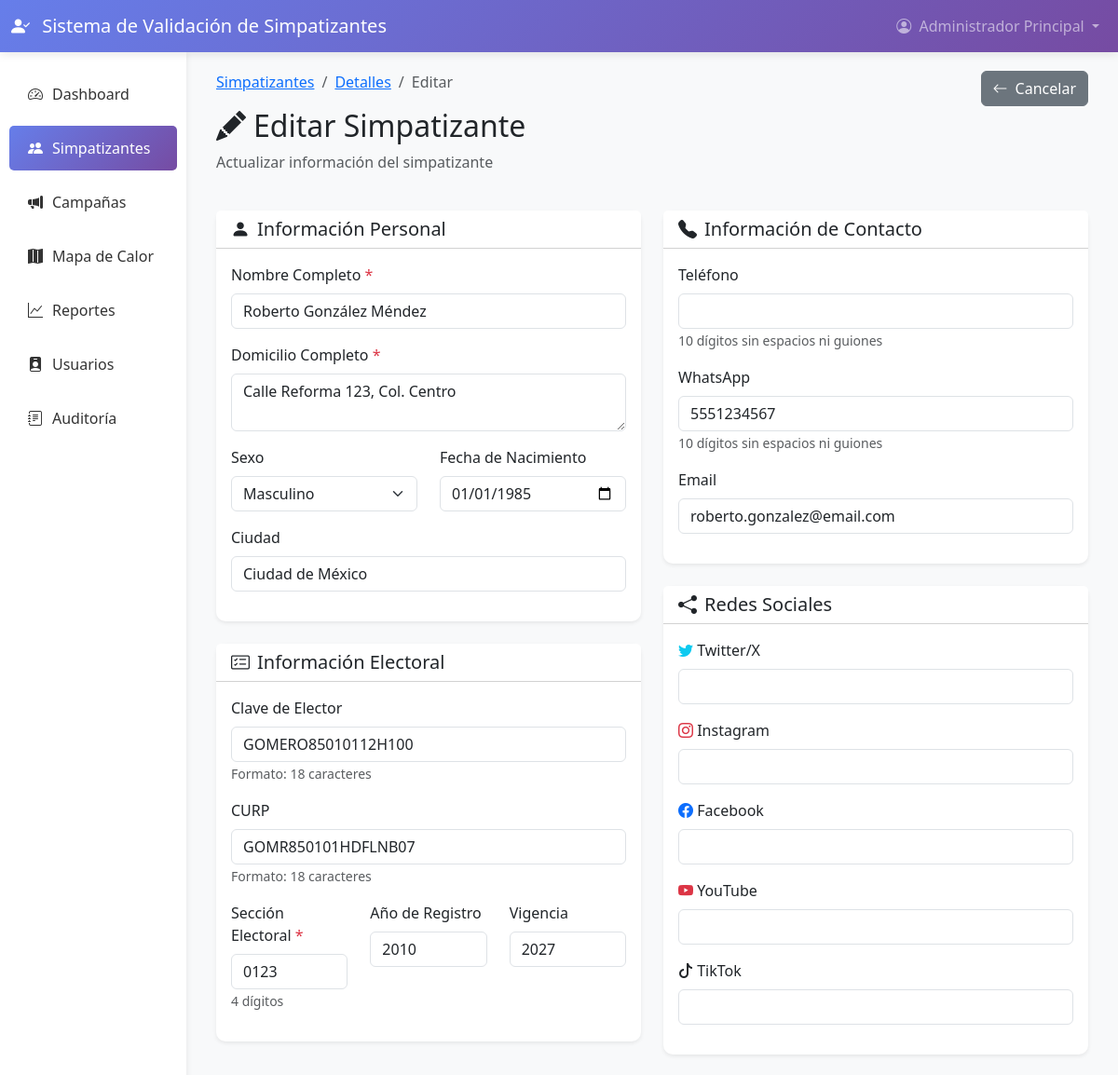
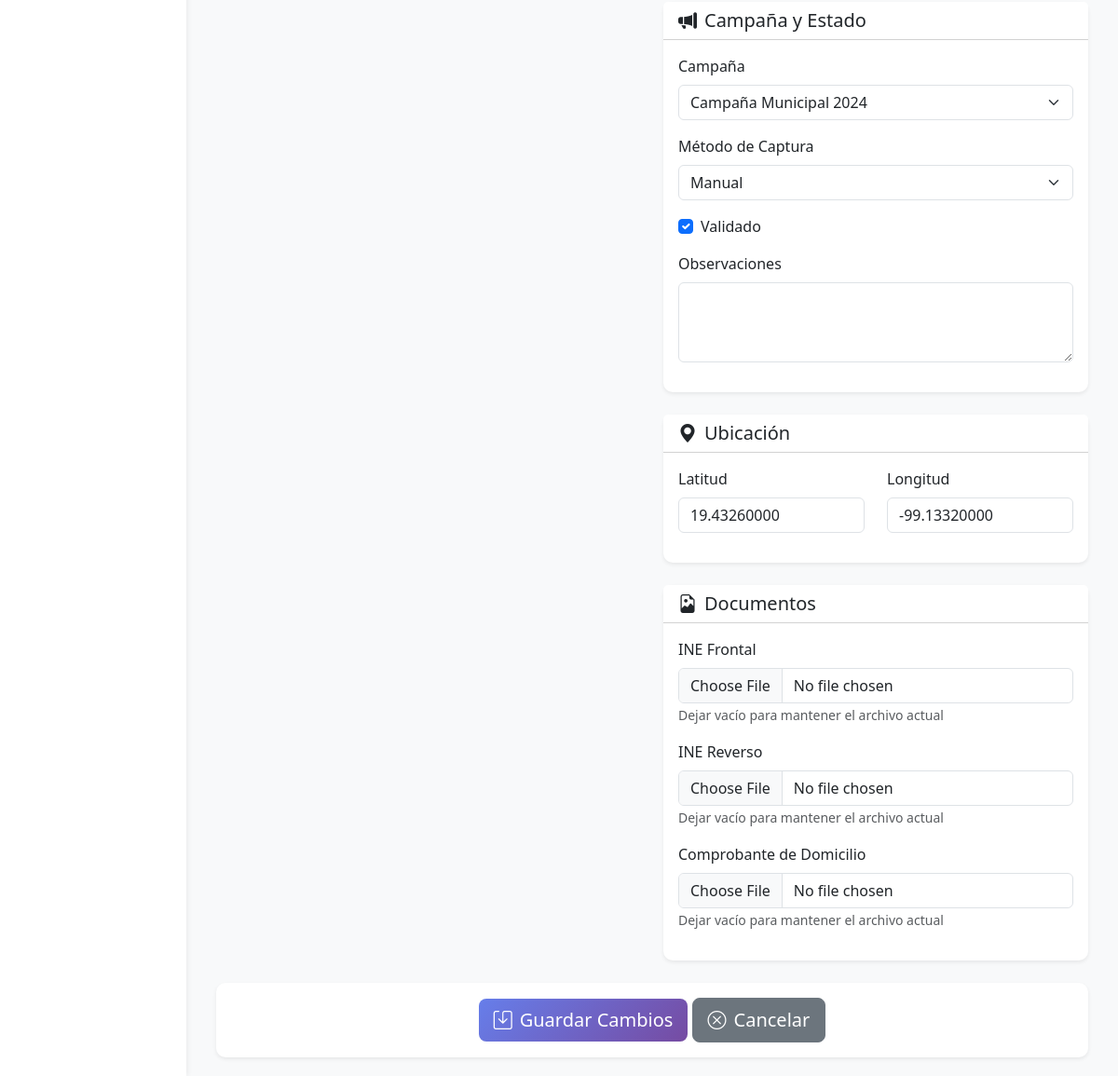
Screenshot of /public/simpatizantes/editar.php?id=1 (signed in) with the database file from the repository (2 pictures, top to bottom).
### tables this page shows
CREATE TABLE IF NOT EXISTS simpatizantes (
    id INT AUTO_INCREMENT PRIMARY KEY,
    nombre_completo VARCHAR(150) NOT NULL,
    domicilio_completo TEXT NOT NULL,
    sexo ENUM('M', 'F', 'O') NULL,
    ciudad VARCHAR(100),
    clave_elector VARCHAR(18),
    curp VARCHAR(18),
    fecha_nacimiento DATE,
    ano_registro INT,
    vigencia INT,
    seccion_electoral VARCHAR(10) NOT NULL,
    whatsapp VARCHAR(20),
    email VARCHAR(100),
    twitter VARCHAR(100),
    instagram VARCHAR(100),
    facebook VARCHAR(100),
    youtube VARCHAR(100),
    tiktok VARCHAR(100),
    observaciones TEXT,
    latitud DECIMAL(10, 8),
    longitud DECIMAL(11, 8),
    ine_frontal VARCHAR(255),
    ine_posterior VARCHAR(255),
    firma_digital VARCHAR(255),
    campana_id INT,
    capturista_id INT,
    metodo_captura ENUM('manual', 'escaneo') DEFAULT 'manual',
    validado TINYINT(1) DEFAULT 0,
    duplicado TINYINT(1) DEFAULT 0,
    created_at TIMESTAMP DEFAULT CURRENT_TIMESTAMP,
    updated_at TIMESTAMP DEFAULT CURRENT_TIMESTAMP ON UPDATE CURRENT_TIMESTAMP,
    FOREIGN KEY (campana_id) REFERENCES campanas(id) ON DELETE SET NULL,
    FOREIGN KEY (capturista_id) REFERENCES usuarios(id) ON DELETE SET NULL,
    INDEX idx_clave_elector (clave_elector),
    INDEX idx_curp (curp),
    INDEX idx_seccion (seccion_electoral),
    INDEX idx_campana (campana_id),
    INDEX idx_capturista (capturista_id),
    INDEX idx_ubicacion (latitud, longitud),
    INDEX idx_created_at (created_at)
);

CREATE TABLE IF NOT EXISTS campanas (
    id INT AUTO_INCREMENT PRIMARY KEY,
    nombre VARCHAR(150) NOT NULL,
    descripcion TEXT,
    fecha_inicio DATE NOT NULL,
    fecha_fin DATE NOT NULL,
    candidato_id INT,
    activa TINYINT(1) DEFAULT 1,
    created_at TIMESTAMP DEFAULT CURRENT_TIMESTAMP,
    updated_at TIMESTAMP DEFAULT CURRENT_TIMESTAMP ON UPDATE CURRENT_TIMESTAMP,
    FOREIGN KEY (candidato_id) REFERENCES usuarios(id) ON DELETE SET NULL,
    INDEX idx_activa (activa),
    INDEX idx_fechas (fecha_inicio, fecha_fin)
);

### public/simpatizantes/editar.php (the view, shortened to what the rows shown need)
<?php
require_once __DIR__ . '/../../config/Database.php';
require_once __DIR__ . '/../../app/controllers/AuthController.php';
require_once __DIR__ . '/../../app/controllers/SimpatizanteController.php';
require_once __DIR__ . '/../../app/models/Campana.php';
$auth = new AuthController();
$auth->requiereAutenticacion();
$id = (int)$_GET['id'];
$controller = new SimpatizanteController();
$campanaModel = new Campana();
$simpatizante = $controller->obtener($id);
$errores = [];
$campanas = $campanaModel->obtenerTodas(1);
include __DIR__ . '/../../app/views/layouts/header.php';
?>
<div class="container-fluid">
    <div class="row mb-4">
        <div class="col-md-6">
            <h2><i class="bi bi-pencil-fill me-2"></i>Editar Simpatizante</h2>
        </div>
    </div>
    <form method="POST" action="" enctype="multipart/form-data">
        <div class="row">
            <div class="col-lg-6">
                <div class="card border-0 shadow-sm mb-4">
                    <div class="card-body">
                        <div class="mb-3">
                            <label class="form-label">Nombre Completo <span class="text-danger">*</span></label>
                            <input type="text" class="form-control <?php echo isset($errores['nombre_completo']) ? 'is-invalid' : ''; ?>"
                                   name="nombre_completo" required
                                   value="<?php echo htmlspecialchars($simpatizante['nombre_completo'] ?? ''); ?>">
                        </div>
                        <div class="mb-3">
                            <label class="form-label">Domicilio Completo <span class="text-danger">*</span></label>
                            <textarea class="form-control <?php echo isset($errores['domicilio_completo']) ? 'is-invalid' : ''; ?>"
                                      name="domicilio_completo" rows="2" required><?php echo htmlspecialchars($simpatizante['domicilio_completo'] ?? ''); ?></textarea>
                        </div>
                        <div class="row">
                            <div class="col-md-6 mb-3">
                                <label class="form-label">Sexo</label>
                                <select class="form-select" name="sexo">
                                    <option value="M" <?php echo (isset($simpatizante['sexo']) && $simpatizante['sexo'] === 'M') ? 'selected' : ''; ?>>Masculino</option>
                                </select>
                            </div>
                            <div class="col-md-6 mb-3">
                                <label class="form-label">Fecha de Nacimiento</label>
                                <input type="date" class="form-control" name="fecha_nacimiento"
                                       value="<?php echo htmlspecialchars($simpatizante['fecha_nacimiento'] ?? ''); ?>">
                            </div>
                        </div>
                        <div class="mb-3">
                            <label class="form-label">Ciudad</label>
                            <input type="text" class="form-control" name="ciudad"
                                   value="<?php echo htmlspecialchars($simpatizante['ciudad'] ?? ''); ?>">
                        </div>
                    </div>
                </div>
                <div class="card border-0 shadow-sm mb-4">
                    <div class="card-body">
                        <div class="mb-3">
                            <label class="form-label">Clave de Elector</label>
                            <input type="text" class="form-control <?php echo isset($errores['clave_elector']) ? 'is-invalid' : ''; ?>"
                                   name="clave_elector" maxlength="18"
                                   value="<?php echo htmlspecialchars($simpatizante['clave_elector'] ?? ''); ?>">
                            <small class="text-muted">Formato: 18 caracteres</small>
                        </div>
                        <div class="mb-3">
                            <label class="form-label">CURP</label>
                            <input type="text" class="form-control <?php echo isset($errores['curp']) ? 'is-invalid' : ''; ?>"
                                   name="curp" maxlength="18"
                                   value="<?php echo htmlspecialchars($simpatizante['curp'] ?? ''); ?>">
                            <small class="text-muted">Formato: 18 caracteres</small>
                        </div>
                        <div class="row">
                            <div class="col-md-4 mb-3">
                                <label class="form-label">Sección Electoral <span class="text-danger">*</span></label>
                                <input type="text" class="form-control <?php echo isset($errores['seccion_electoral']) ? 'is-invalid' : ''; ?>"
                                       name="seccion_electoral" pattern="[0-9]{4}" maxlength="4" required
                                       value="<?php echo htmlspecialchars($simpatizante['seccion_electoral'] ?? ''); ?>">
                                <small class="text-muted">4 dígitos</small>
                            </div>
                            <div class="col-md-4 mb-3">
                                <label class="form-label">Año de Registro</label>
                                <input type="number" class="form-control" name="ano_registro" min="1900" max="2099"
                                       value="<?php echo htmlspecialchars($simpatizante['ano_registro'] ?? ''); ?>">
                            </div>
                            <div class="col-md-4 mb-3">
                                <label class="form-label">Vigencia</label>
                                <input type="number" class="form-control" name="vigencia" min="2020" max="2099"
                                       value="<?php echo htmlspecialchars($simpatizante['vigencia'] ?? ''); ?>">
                            </div>
                        </div>
                    </div>
                </div>
            </div>
            <div class="col-lg-6">
                <div class="card border-0 shadow-sm mb-4">
                    <div class="card-body">
                        <div class="mb-3">
                            <label class="form-label">WhatsApp</label>
                            <input type="tel" class="form-control <?php echo isset($errores['whatsapp']) ? 'is-invalid' : ''; ?>"
                                   name="whatsapp" pattern="[0-9]{10}" maxlength="10"
                                   value="<?php echo htmlspecialchars($simpatizante['whatsapp'] ?? ''); ?>">
                            <small class="text-muted">10 dígitos sin espacios ni guiones</small>
                        </div>
                        <div class="mb-3">
                            <label class="form-label">Email</label>
                            <input type="email" class="form-control <?php echo isset($errores['email']) ? 'is-invalid' : ''; ?>"
                                   name="email"
                                   value="<?php echo htmlspecialchars($simpatizante['email'] ?? ''); ?>">
                        </div>
                    </div>
                </div>
                <div class="card border-0 shadow-sm mb-4">
                    <div class="card-body">
                        <div class="mb-3">
                            <label class="form-label">Campaña</label>
                            <select class="form-select" name="campana_id">
                                <?php foreach ($campanas as $campana): ?>
                                    <option value="<?php echo $campana['id']; ?>"
                                            <?php echo (isset($simpatizante['campana_id']) && $simpatizante['campana_id'] == $campana['id']) ? 'selected' : ''; ?>>
                                        <?php echo htmlspecialchars($campana['nombre']); ?>
                                    </option>
                                <?php endforeach; ?>
                            </select>
                        </div>
                        <div class="mb-3">
                            <label class="form-label">Método de Captura</label>
                            <select class="form-select" name="metodo_captura">
                                <option value="manual" <?php echo (isset($simpatizante['metodo_captura']) && $simpatizante['metodo_captura'] === 'manual') ? 'selected' : ''; ?>>Manual</option>
                            </select>
                        </div>
                        <?php if (in_array($auth->obtenerRol(), ['super_admin', 'admin', 'coordinador'])): ?>
                        <div class="mb-3">
                            <div class="form-check">
                                <input class="form-check-input" type="checkbox" name="validado" id="validado"
                                       <?php echo (!empty($simpatizante['validado'])) ? 'checked' : ''; ?>>
                                <label class="form-check-label" for="validado">
                                    Validado
                                </label>
                            </div>
                        </div>
                        <?php endif; ?>
                    </div>
                </div>
                <div class="card border-0 shadow-sm mb-4">
                    <div class="card-body">
                        <div class="row mb-3">
                            <div class="col-md-6">
                                <label class="form-label">Latitud</label>
                                <input type="text" class="form-control" name="latitud"
                                       value="<?php echo htmlspecialchars($simpatizante['latitud'] ?? ''); ?>">
                            </div>
                            <div class="col-md-6">
                                <label class="form-label">Longitud</label>
                                <input type="text" class="form-control" name="longitud"
                                       value="<?php echo htmlspecialchars($simpatizante['longitud'] ?? ''); ?>">
                            </div>
                        </div>
                    </div>
                </div>
            </div>
        </div>
    </form>
</div>
<?php include __DIR__ . '/../../app/views/layouts/footer.php'; ?>

### rows the page displays
simpatizantes: nombre_completo "Roberto González Méndez", domicilio_completo "Calle Reforma 123, Col. Centro", sexo "Masculino", fecha_nacimiento "01/01/1985", ciudad "Ciudad de México", clave_elector "GOMERO85010112H100", curp "GOMR850101HDFLNB07", seccion_electoral "0123", ano_registro "2010", vigencia "2027", whatsapp "5551234567", email "roberto.gonzalez@email.com", campana_id "Campaña Municipal 2024", metodo_captura "Manual", validado "☑", latitud "19.43260000", longitud "-99.13320000"

### other values shown
APP_NAME "Sistema de Validación de Simpatizantes"
$_SESSION['nombre_completo'] "Administrador Principal"
